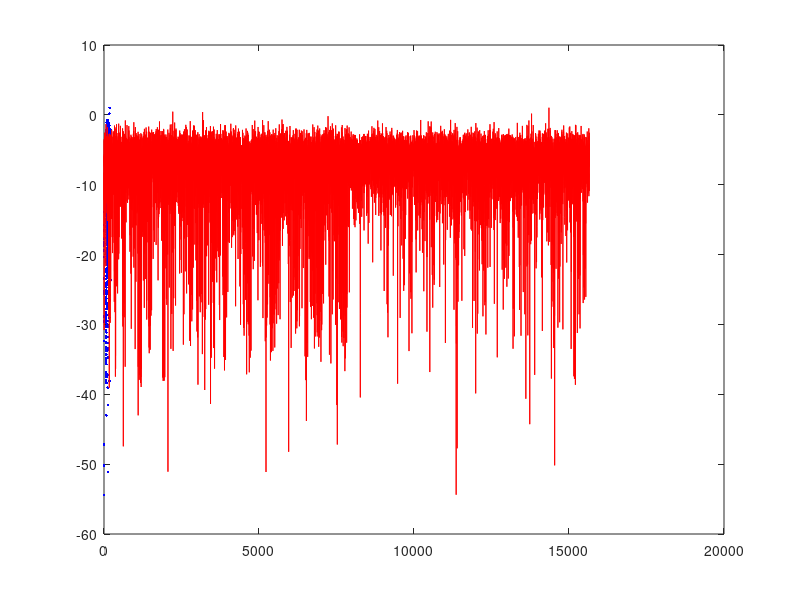

This chart was generated by the following MATLAB code: (Note: this script raises an error after producing the figure.)
%Algoritmo gen�tico simple 
%Codificaci�n real
%Selecci�n estoc�stica por ruleta
%Problema: Aproximaci�n de la funci�n SINC con una EFBD

clc;
clear;
close all;

load('spotify_pro_5.mat');

datz=data(:,2:5);

indz=randperm(length(datz)); % permutación aleatoria datos
datx=datz(indz,:);

T=ceil(0.7*length(datz));
V=T+1;

datt=datx(1:T,:); %  70% datos de evolución
datv=datx(T+1:end,:); %30%  %datos de valiación

%salidad de datav
plot(datv(:,1),datv(:,2),'.b');
hold
%iterador en x y 
plot(data(:,1),data(:,3),'r');

 
% Par�metros de la EFBD
rul=24; % No de reglas
inpt=4; %No de entradas 
totpar=2*inpt*rul+rul; % No. total de par�metros
scale=max(data(:,2)); % escala  de los parametros (+/-) scale/2


% Par�metros del algoritmo gen�tico
Nrun=10; %10  % No. de corridas independientes
Ngen=50;% 50 en data %1e4  % No. de generaciones e4
npop=30; % Tama�o de la poblaci�n
press=0.01; % Presi�n selectiva
ipop=60; % Tama�o de la poblaci�n intermedia (parejas)
pcross=0.7; % Probabilidad de cruce
pmut=0.03;% Probabilidad de mutaci�n

for r =1: Nrun
    tic
% inicializaci�n
pop=2*scale*(rand(npop,totpar)-0.5);

% Ciclo evolutivo
for gen =1:Ngen
 
%evaluaci�n de individuos
for i =1:npop
    w=pop(i,:);
    err=rmsemg(w,rul,inpt,scale,datt); % Calculo de la aproximaci�n funci�n SINC
    fobj(i,1)=err;
end
  
fobjMax = max(fobj);
fobjMin = min(fobj);
fobjAv  = mean (fobj);

outpop(gen,1:3,r)=[ fobjMax fobjMin fobjAv];
gen

%calificaci�n de individuos
Efficiency = (1 - press) * (fobjMax - fobj)/max([fobjMax - fobjMin, eps]) + press;

%Selecci�n por ruleta
Wheel = cumsum(Efficiency);
  for j=1:ipop
    %Selecci�n del primer individuo de la pareja
    Shoot = rand(1,1)*max(Wheel);
    Index = 1;
    while((Wheel(Index)<Shoot)&(Index<length(Wheel))) 
      Index = Index + 1;
    end
    indiv1(j,:) = pop(Index,:);
    findiv1(j) = fobj(Index);
    Iindiv1(j) = Index;
    % Selecci�n del segundo individuo de la pareja
    Shoot = rand(1,1)*max(Wheel);
    Index = 1;
    while((Wheel(Index)<Shoot)&(Index<length(Wheel))) 
      Index = Index + 1;
    end
    indiv2(j,:)= pop(Index,:);
    findiv2(j)= fobj(Index);
    Iindiv2(j)= Index;
  end
 
 % Cruce
 
  for j=1:ipop
    if (pcross>rand(1,1))
      pind = ceil((totpar-1)*rand(1,1) + 1);
      x1 = [indiv1(j,1:pind)  indiv2(j,pind+1:totpar)];
      x2 = [indiv2(j,1:pind)  indiv1(j,pind+1:totpar)];
      indiv1(j,:) = x1;
      indiv2(j,:) = x2;
    end
  end
  
  %Mutaci�n
  
  for j=1:ipop
   if (pmut>rand(1,1))
      pind= ceil((totpar-1)*rand(1,1) + 1);
      vind=2*(rand(1,1)-0.5)*scale;
      indiv1(j,pind)=vind;
   end
    if (pmut>rand(1,1))
       pind= ceil((totpar-1)*rand(1,1) + 1);
      vind=2*(rand(1,1)-0.5)*scale;
      indiv2(j,pind)=vind;
    end
  end 
 
 poplast=pop;
 
 %  Nueva poblaci�n 
 for j=1:npop
   indexsel = ceil((ipop-1)*rand(1,1) + 1);
   if rand(1,1) > 0.5
     pop(j,:)=indiv1(indexsel,:);
   else
     pop(j,:)=indiv2(indexsel,:);
   end
 end
 
 Wheel = 0;
 
end

%Obtenci�n del mejor individuo de la poblaci�n final
 for i =1:npop,
     w=poplast(i,:);
     err=rmsemg(w,rul,inpt,scale,datv);
     fobj(i,1)=err;
 end
% 
 [sobj k]=sort(fobj);
% 
 indx=k(1,1);
 m=rul;
 n=inpt;
 par(r,:)=poplast(indx,:);

 clear fobj 
 save(['data1.1/corrida',num2str(r),'.mat'])
 toc
end

sol=1; % corrida de interés

evop=outpop(:,:,sol);
f=evalsol(par(sol,:),m,n,data(:,1));
save('prueba1Data');

%%
clc;clear all;close all;
load('prueba3Data2.mat')
close all
sol=5  %47 %5; % corrida de interés

evop=outpop(:,:,sol);

[f,med,dev,ys] = evalsol(par(sol,:),m,n,data(:,6));
min(min(dev))
min(min(med))
min(ys)

f=f-35;


figure;
plot(data(:,1),data(:,6),'b');
hold;
plot(data(:,1),f,'r');

        grid on;
        set(gca,'FontSize',14);
        set(gcf,'Color','white');
        %title('Generaciones','FontSize',16);
        xlabel('Entrada unica','FontSize',16,'Interpreter','latex');
        ylabel('Valor HIT','FontSize',16,'Interpreter','latex'); 
        legend('Datos validación','Datos algoritmo genético');
        %saveas(gcf,'inp1.png')
        
figure
hist(f);
hold;
h = histogram(data(:,6));
h.FaceColor = [0 0.5 0.5];
h.EdgeColor = 'w';
        grid on;
        set(gca,'FontSize',14);
        set(gcf,'Color','white');
        title('Histograma','FontSize',16);
        xlabel('Valor','FontSize',16,'Interpreter','latex');
        ylabel('Numero de repeticiones','FontSize',16,'Interpreter','latex'); 
        legend('Datos algoritmo genético','Datos validación');
        %saveas(gcf,'gen1.png')

figure;
plot(evop,'LineWidth',2);

        grid on;
        set(gca,'FontSize',14);
        set(gcf,'Color','white');
        title('Generaciones','FontSize',16);
        xlabel('N Generaciones','FontSize',16,'Interpreter','latex');
        ylabel('Error','FontSize',16,'Interpreter','latex');      
        legend('fobjMax', 'fobjMin', 'fobjAv');
 
        saveas(gcf,'Evop1.png') 
        
[err,z1,z2,z3]=rmsemg(w,rul,inpt,scale,datv);
err
z1
z2
z3
%writematrix([data(:,6),f'], ['proyecto31','.csv']);
%%
load('prueba1Data.mat')
close all
sol=9;%6 % corrida de interés

evop=outpop(:,:,sol);

[f,med,dev,ys] = evalsol(par(sol,:),m,n,data(:,6));
f=f+10;

figure;
plot(data(:,1),data(:,6),'b');
hold;
plot(data(:,1),f,'r');

        grid on;
        set(gca,'FontSize',14);
        set(gcf,'Color','white');
        %title('Generaciones','FontSize',16);
        xlabel('Entrada unica','FontSize',16,'Interpreter','latex');
        ylabel('Valor HIT','FontSize',16,'Interpreter','latex'); 
        legend('Datos validación','Datos algoritmo genético');
        %saveas(gcf,'inp.png')
        
figure
hist(f);
hold;
h = histogram(data(:,6));
h.FaceColor = [0 0.5 0.5];
h.EdgeColor = 'w';
        grid on;
        set(gca,'FontSize',14);
        set(gcf,'Color','white');
        title('Histograma','FontSize',16);
        xlabel('Valor','FontSize',16,'Interpreter','latex');
        ylabel('Numero de repeticiones','FontSize',16,'Interpreter','latex'); 
        legend('Datos algoritmo genético','Datos validación');
        %saveas(gcf,'gen.png')

figure;
plot(evop,'LineWidth',2);

        grid on;
        set(gca,'FontSize',14);
        set(gcf,'Color','white');
        title('Generaciones','FontSize',16);
        xlabel('N Generaciones','FontSize',16,'Interpreter','latex');
        ylabel('Error','FontSize',16,'Interpreter','latex');      
        legend('fobjMax', 'fobjMin', 'fobjAv');
 
        %saveas(gcf,'Evop.png')       
        
 [err,z1,z2,z3]=rmsemg(w,rul,inpt,scale,datv);
 err
 z1
 z2
 z3
 writematrix([data(:,6),f'], ['proyecto3','.csv']);
%%
% load('prueba2Data1.mat')
% close all
% sol=1; % corrida de interés
% 
% evop=outpop(:,:,sol);
% 
% [f,med,dev,ys] = evalsol(par(sol,:),m,n,data(:,6));
% %f=f-50;
% figure;
% plot(evop);
% 
% figure;
% plot(data(:,1),data(:,6),'b');
% hold;
% plot(data(:,1),f,'r');
% 
% figure
% hist(f);
% hold;
% h = histogram(data(:,6));
% h.FaceColor = [0 0.5 0.5];
% h.EdgeColor = 'w';
% 
% [err,z1,z2,z3]=rmsemg(w,rul,inpt,scale,datv);
% err
%%
clc;clear all;close all;

load('spotify_pro_5.mat');

figure;
plot(data(:,1),data(:,6),'b');

figure;
h = histogram(data(:,6));
h.FaceColor = [0 0.5 0.5];
h.EdgeColor = 'w';
